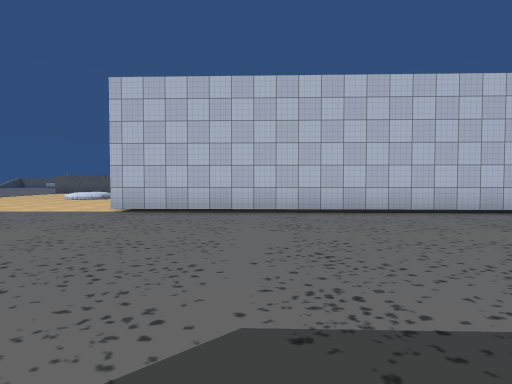
[1] (above)

24 first-person views from a walk through a Unity game level. The camera is 1.5 m above the floor, tilts 2° down and sees 75° across. The floor is counted in squares, 2 m on a side. Each view is taken from the middle of a square. On the plan, view 1 faces up. The plan holds only what a view shows up to about 11 squares ahead; the rest is blank. The place goes on beyond the plan. The player is left out. Some surface patterns are stand-ins.

[2]
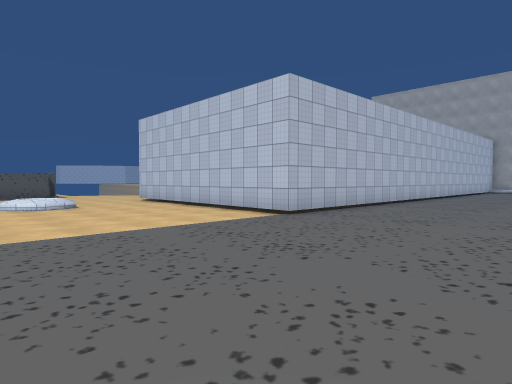

[3]
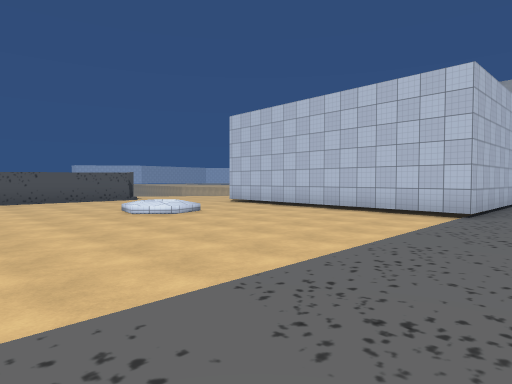

[4]
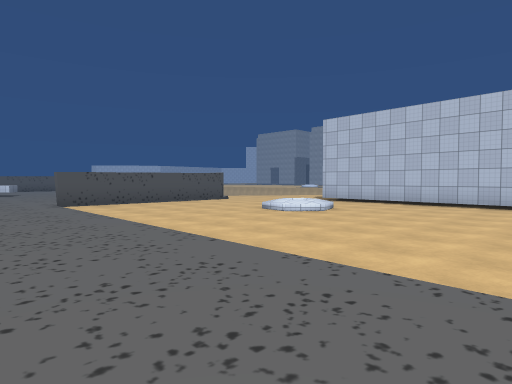

[5]
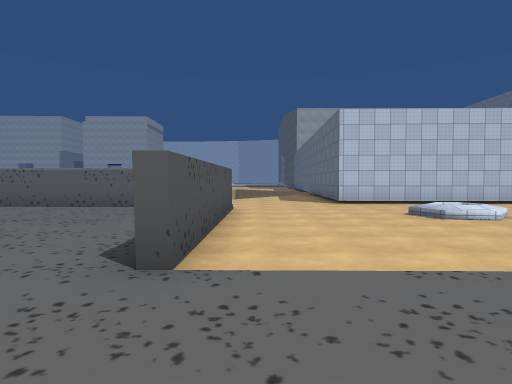

[6]
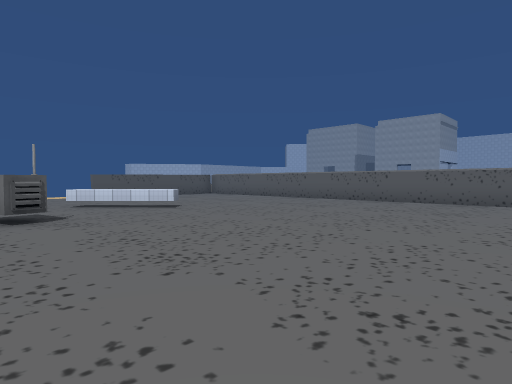

[7]
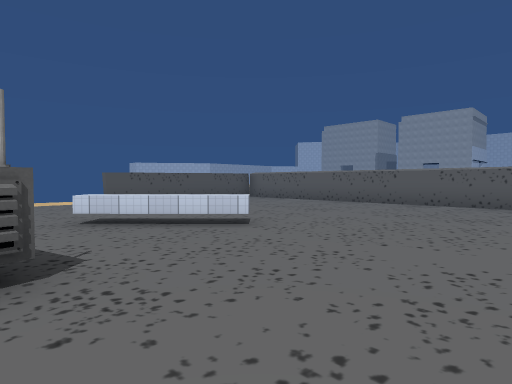

[8]
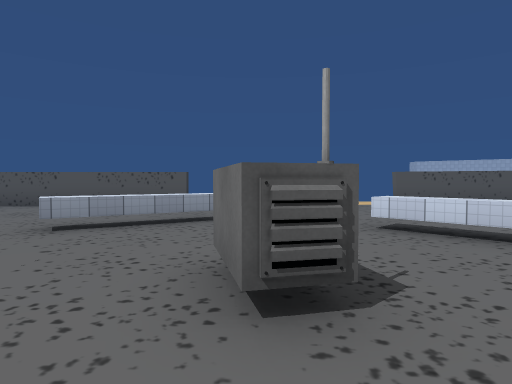

[9]
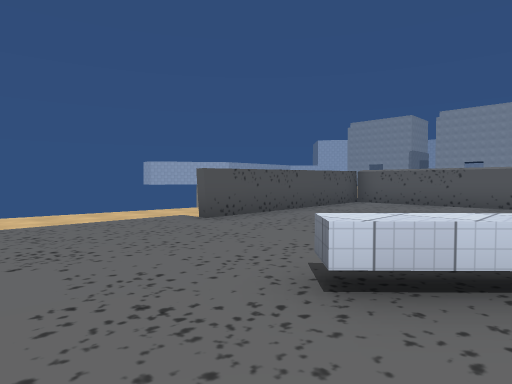

[10]
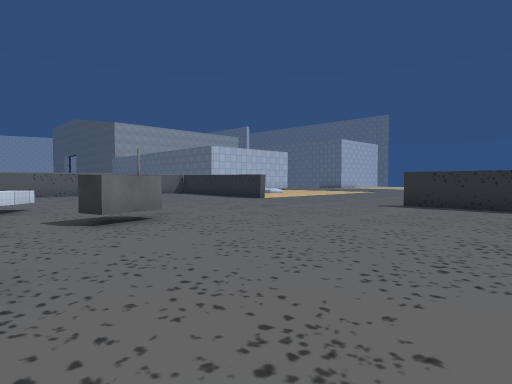

[11]
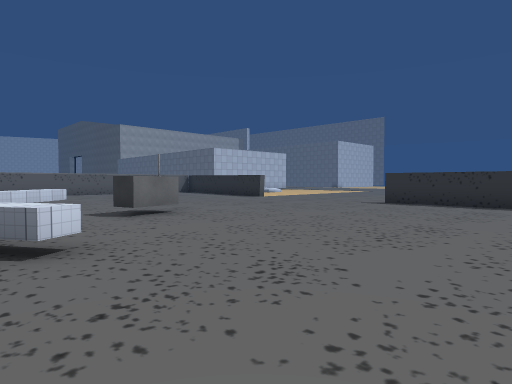

[12]
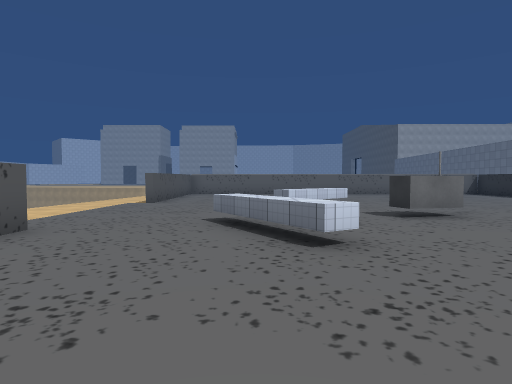

[13]
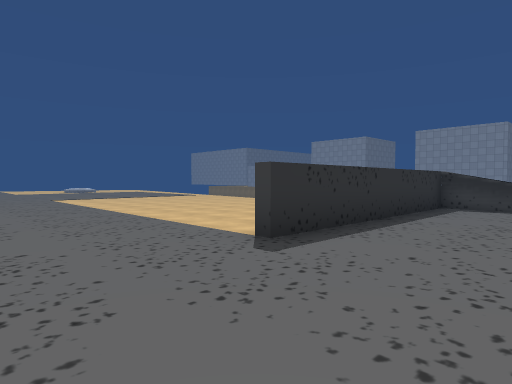

[14]
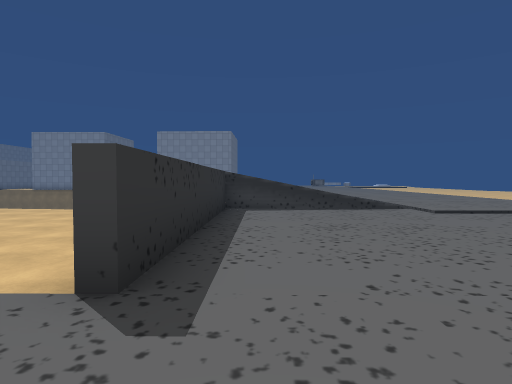

[15]
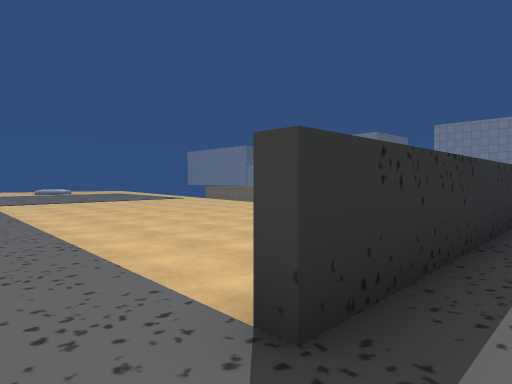

[16]
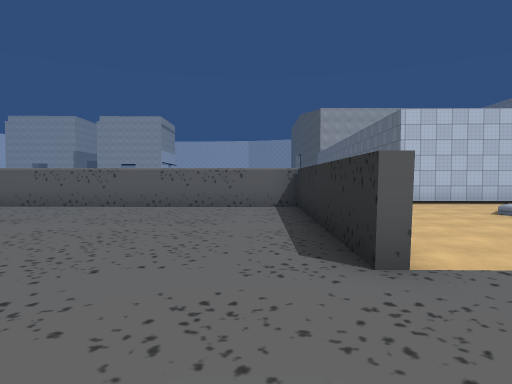

[17]
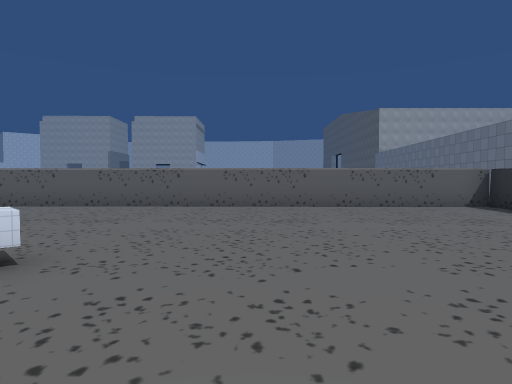

[18]
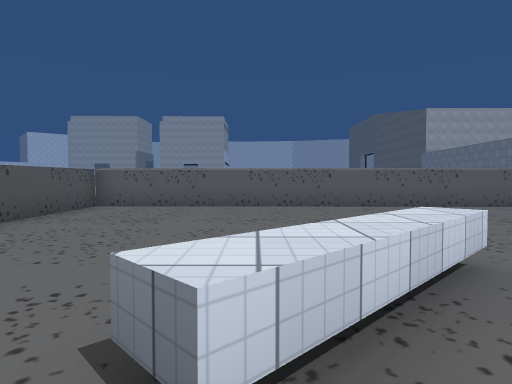

[19]
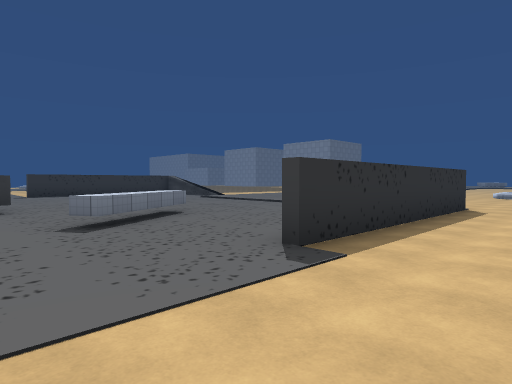

[20]
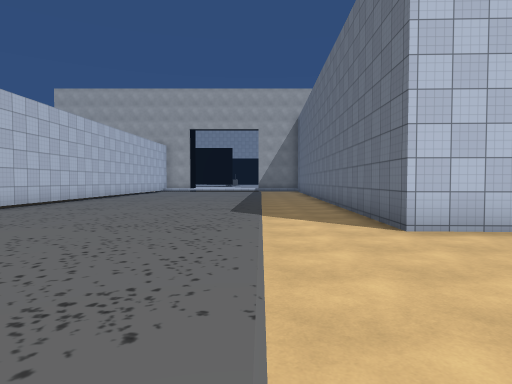

[21]
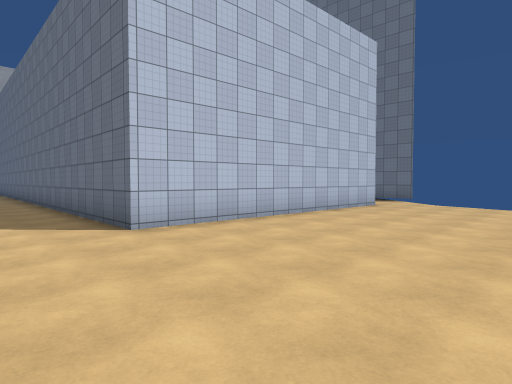

[22]
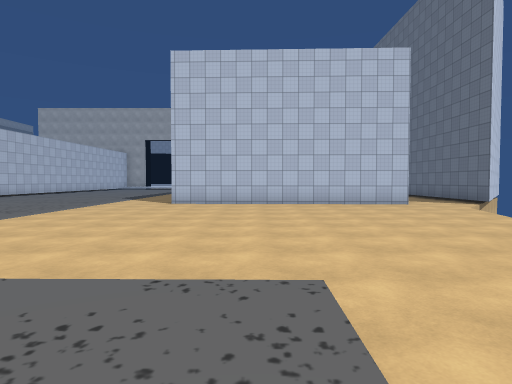

[23]
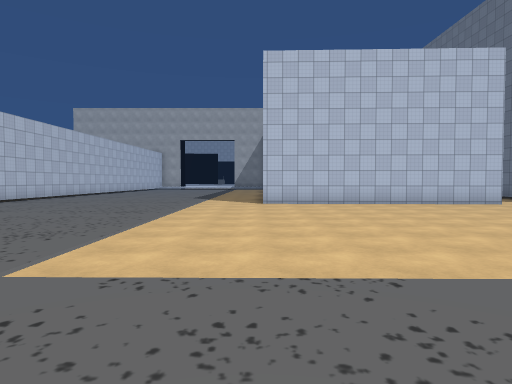

[24]
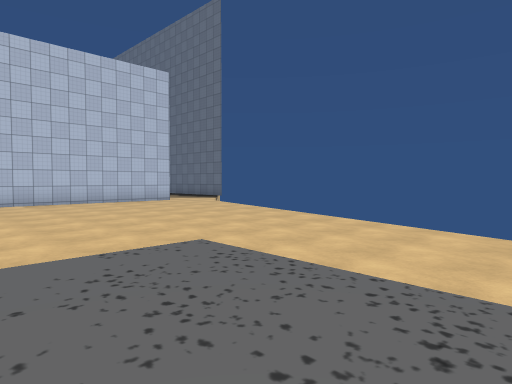

### Floor plan
Points are (right, up) in squares from view 1. A wall is a line through its corners. A room is listed if a view was taken in it or the views show most of it. See-through windows are left out.
Room 1 (views 1, 2, 3, 4, 5, 6, 7, 8, 9, 10, 11, 12, 13, 14, 15, 16, 17, 18, 19, 20, 21, 22, 23, 24)
walls: (-11.4, 19) (-5.3, 18.9) (-5.1, 33.3) (-11.2, 33.4); (-5.4, 18.6) (-11.4, 18.7); (-22.5, 19.2) (-17.1, 19.1); (5.7, 7.3) (-3.3, 7.6) (-3.1, 15.4); (-3.3, -9) (-3.1, -1.2) (5.1, -1.5); (-3.5, -11.3) (-3, -11.3); (-16.9, 33.5) (-22.4, 33.5); (-22.6, 33.8) (-16.9, 33.7)
low walls: (-10.8, 27.4) (-11.2, 27) (-13.2, 29.1) (-12.8, 29.6); (-18.1, 28.8) (-18.4, 29.3) (-15.9, 30.8) (-15.6, 30.3) (-18.1, 28.8)
ways out: opening at (-11.7, 36); opening at (-4, 17)
objects: other object (-15, 26) to (-15, 27)

Where each view was taken, in squares from view 1:
view 1: 0 up, 0 right, facing up
view 2: 3 up, 9 left, facing up-right
view 3: 6 up, 11 left, facing up-right
view 4: 8 up, 14 left, facing up-right
view 5: 18 up, 14 left, facing right
view 6: 19 up, 16 left, facing up-right
view 7: 23 up, 15 left, facing up-right
view 8: 24 up, 15 left, facing up
view 9: 28 up, 15 left, facing up-right
view 10: 29 up, 21 left, facing down-right
view 11: 30 up, 22 left, facing down-right
view 12: 30 up, 22 left, facing right
view 13: 22 up, 14 left, facing down-left
view 14: 20 up, 15 left, facing left
view 15: 20 up, 16 left, facing down-left
view 16: 20 up, 14 left, facing right
view 17: 25 up, 14 left, facing right
view 18: 29 up, 14 left, facing right
view 19: 36 up, 14 left, facing down-left
view 20: 1 up, 8 left, facing right
view 21: 1 up, 8 left, facing down-right
view 22: 4 down, 14 left, facing right
view 23: 1 down, 14 left, facing right
view 24: 2 down, 15 left, facing down-right
